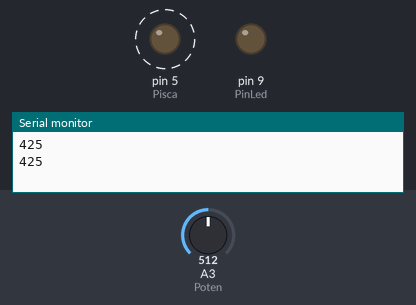
The sketch below on a simulated Arduino Uno, built with avr-gcc and run on an emulated ATmega328P. On the bench: output pins drawn as LEDs (lit = HIGH), the last lines printed to the serial monitor. Dashed ring = blinking. The test bench sets the inputs (shaded band); at power-on: A3 (Poten) = 512.

Above: at 2.4 s.
2.5 s: A3 (Poten) set to 0
At 4.0 s:
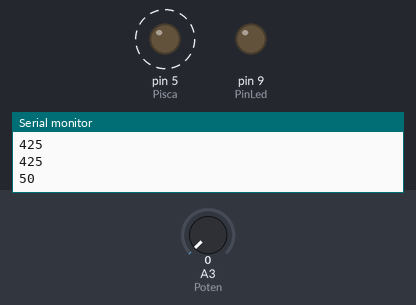
6.0 s: A3 (Poten) set to 716
At 6.4 s:
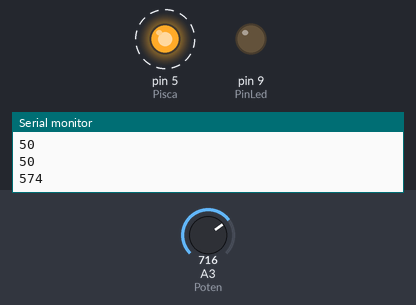
Timing chart, 0 to 15.5 s (numbered marks = the images above; inputs shaded):
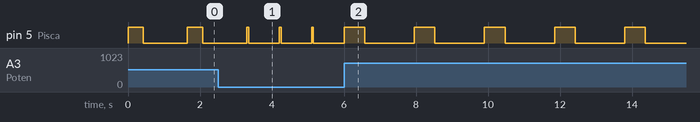

The sketch:

PinAnalog_Pot_Led.ino
```cpp
int PinLed = 9; // led
int Pisca = 5;
int Poten = A3;
int val  = 0;


void setup() {
  pinMode(PinLed,OUTPUT);
  pinMode(Pisca,OUTPUT);
  pinMode(Poten,INPUT);
  Serial.begin(9600);
}

void loop() {
//   put your main code here, to run repeatedly:
  val =  analogRead(Poten);
  //analogWrite(PinLed,val/4);

  int TempoDeEspera = map(val,0,1023,50,800);
   Serial.println(TempoDeEspera);
  digitalWrite(Pisca,HIGH);
  delay(TempoDeEspera);
  digitalWrite(Pisca,LOW);
  delay(TempoDeEspera);
  delay(800);
}
```

Measured:
- after the input at 2.5 s, pin 5 (Pisca): alternates HIGH for 0.05 s and LOW for 0.85 s, starting after 0.85 s
- after the input at 6.0 s, pin 5 (Pisca): alternates HIGH for 0.57 s and LOW for 1.4 s, starting after 0.58 s
- by itself, pin 5 (Pisca): alternates HIGH for 0.43 s and LOW for 1.2 s
